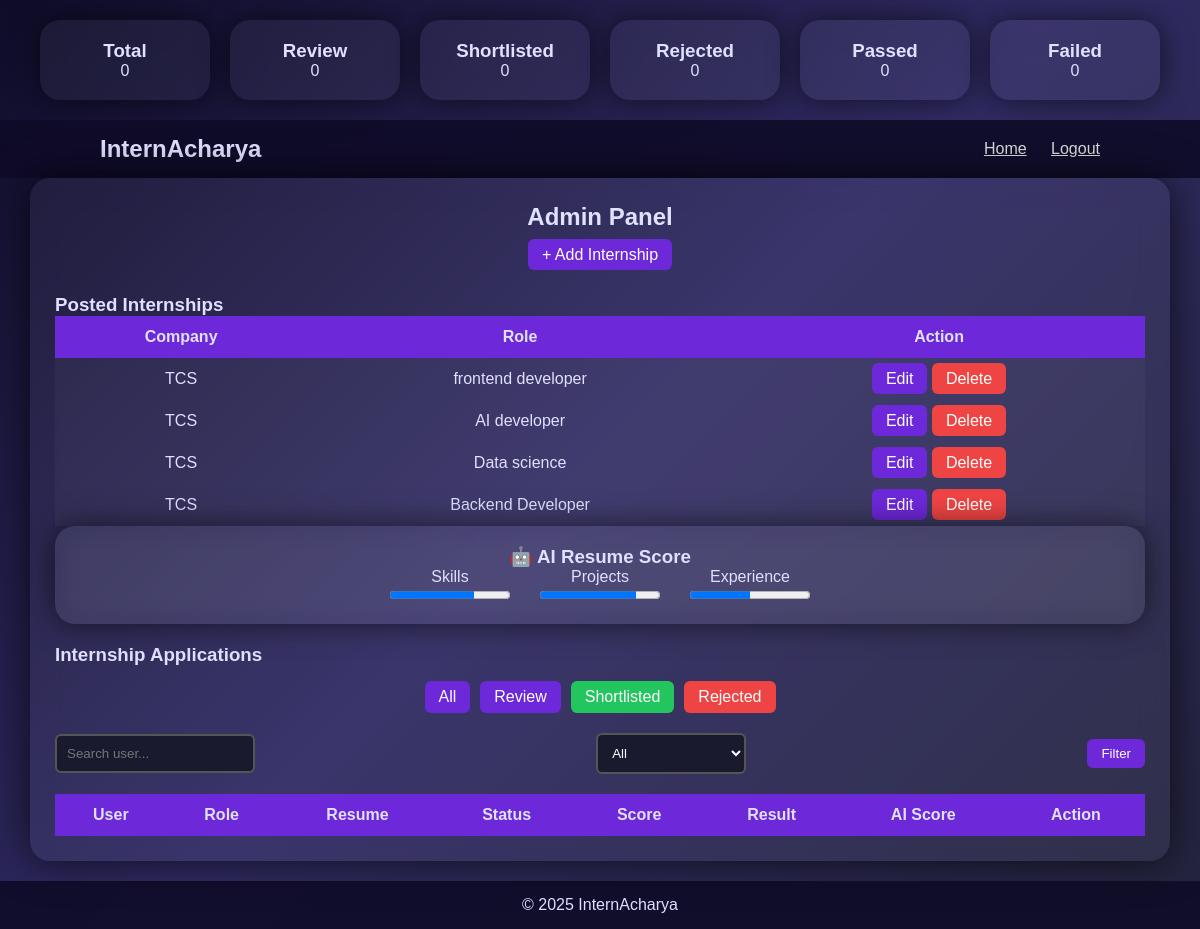
The page /admin-panel/?status=Shortlisted (signed in) on the database its author committed.
### user_auth/models.py (models this page shows, shortened)
class InternshipPost(models.Model):
    company_name = models.CharField(max_length=100, blank=True, null=True)
    company = models.ForeignKey(
    custom_user,
    on_delete=models.CASCADE,
    related_name='internships',
    null=True,      # ✅ add this
    blank=True      # ✅ add this
    )
    internship_title = models.CharField(max_length=100, blank=True, null=True)
    description = models.TextField(blank=True, null=True)
    apply_url = models.URLField(blank=True, null=True)
    posted_at = models.DateTimeField(auto_now_add=True)

### user_auth/views.py (the view, shortened to what this page needs)
# urls.py: path('admin-panel/', views.admin_panel, name='admin_panel'),
@login_required
def admin_panel(request):
    if not request.user.is_superuser:
        messages.error(request, "You are not authorized to access admin panel.")
        return redirect("home")
    applications = Application.objects.all().order_by('-applied_on')
    search_query = request.GET.get('search')
    if search_query:
        applications = applications.filter(
            Q(full_name__icontains=search_query) |
            Q(email__icontains=search_query) |
            Q(internship_role__icontains=search_query)
        )
    status_filter = request.GET.get('status')
    if status_filter:
        applications = applications.filter(status=status_filter)
    filtered_applications = applications
    total_applications = filtered_applications.count()
    shortlisted = filtered_applications.filter(status="Shortlisted").count()
    rejected = filtered_applications.filter(status="Rejected").count()
    under_review = filtered_applications.filter(status="Under Review").count()
    passed_count = 0
    failed_count = 0
    for app in filtered_applications:
        app.ai_score = calculate_score(app)
    internships = InternshipPost.objects.all().order_by('-posted_at')
    context = {
        "applications": filtered_applications,
        "internships": internships,   # ✅ IMPORTANT LINE
        "total_applications": total_applications,
        "shortlisted": shortlisted,
        "rejected": rejected,
        "under_review": under_review,
        "passed_count": passed_count,
        "failed_count": failed_count,
        "search_query": search_query,
        "status_filter": status_filter
    }
    return render(request, "admin1.html", context)

### templates/admin1.html (shortened to what this page needs)
{% load static %}
<!DOCTYPE html>
<html lang="en">
<head>
</head>
<body>
<div class="stats-container">
    <div class="card"><h3>Total</h3><p>{{ total_applications }}</p></div>
    <div class="card"><h3>Review</h3><p>{{ under_review }}</p></div>
    <div class="card"><h3>Shortlisted</h3><p>{{ shortlisted }}</p></div>
    <div class="card"><h3>Rejected</h3><p>{{ rejected }}</p></div>
    <div class="card"><h3>Passed</h3><p>{{ passed_count }}</p></div>
    <div class="card"><h3>Failed</h3><p>{{ failed_count }}</p></div>
</div>
<header>
    <div class="logo"><a href="{% url 'home' %}">InternAcharya</a></div>
    <nav>
        <a href="{% url 'home' %}" style="margin-right:20px; color:#ddd;">Home</a>
        <a href="{% url 'ulogout' %}" style="color:#ddd;">Logout</a>
    </nav>
</header>
<div class="admin-container">
    <h2 style="text-align:center;">Admin Panel</h2>
    <div style="text-align:center; margin:15px 0;">
        <a href="{% url 'add_internship' %}" class="btn">+ Add Internship</a>
    </div>
    <h3 style="margin-top:30px;">Posted Internships</h3>
<div class="table-wrapper">
<table class="table">
<tr>
    <th>Company</th>
    <th>Role</th>
    <th>Action</th>
</tr>
{% for i in internships %}
<tr>
    <td>{{ i.company_name }}</td>
    <td>{{ i.internship_title }}</td>
    <td>
        <a href="{% url 'edit_internship' i.id %}" class="btn">Edit</a>
        <a href="{% url 'delete_internship' i.id %}" class="btn-red btn">Delete</a>
    </td>
</tr>
{% empty %}
<tr>
    <td colspan="3">No internships posted</td>
</tr>
{% endfor %}
</table>
</div>
    <div class="ai-box">
        <h3>🤖 AI Resume Score</h3>
        <div style="display:flex; justify-content:center; gap:30px; flex-wrap:wrap;">
            <div><p>Skills</p><progress value="70" max="100"></progress></div>
            <div><p>Projects</p><progress value="80" max="100"></progress></div>
            <div><p>Experience</p><progress value="50" max="100"></progress></div>
        </div>
    </div>
    <h3>Internship Applications</h3>
    <div class="filter-buttons">
        <a href="{% url 'admin_panel' %}" class="btn">All</a>
        <a href="?status=Under Review" class="btn">Review</a>
        <a href="?status=Shortlisted" class="btn-green btn">Shortlisted</a>
        <a href="?status=Rejected" class="btn-red btn">Rejected</a>
    </div>
    <form method="GET">
        <input type="text" name="search" placeholder="Search user...">
        <select name="status">
            <option value="">All</option>
        </select>
        <button class="btn">Filter</button>
    </form>
    <div class="table-wrapper">
    <table class="table">
        <tr>
            <th>User</th>
            <th>Role</th>
            <th>Resume</th>
            <th>Status</th>
            <th>Score</th>
            <th>Result</th>
            <th>AI Score</th>
            <th>Action</th>
        </tr>
    </table>
    </div>
</div>
<footer>
    <p>© 2025 InternAcharya</p>
</footer>
</body>
</html>

### templates/admin1.html (style rules this page uses)
* { margin:0; padding:0; box-sizing:border-box; font-family:'Poppins',sans-serif; }
body { background: linear-gradient(135deg, #0f0c29, #302b63, #24243e); color:#e0e0ff; }
header { display:flex; justify-content:space-between; align-items:center; padding:15px 100px; background: rgba(15,12,41,0.9); backdrop-filter:blur(10px); }
.logo a { color:#e0e0ff; font-size:1.5rem; text-decoration:none; font-weight:bold; }
.stats-container { display:flex; flex-wrap:wrap; justify-content:center; gap:20px; padding:20px; }
.card { background: rgba(255,255,255,0.05); backdrop-filter:blur(15px); padding:20px; border-radius:20px; text-align:center; width:170px; box-shadow:0 0 30px rgba(0,0,0,0.6); transition:0.3s; }
.admin-container { width:95%; max-width:1400px; margin:auto; background: rgba(255,255,255,0.05); backdrop-filter:blur(15px); padding:25px; border-radius:20px; box-shadow:0 0 40px rgba(0,0,0,0.7); }
.btn { padding:7px 14px; border-radius:6px; background:#6d28d9; color:white; text-decoration:none; border:none; cursor:pointer; transition:0.3s; }
.btn-green { background:#22c55e; }
.btn-red { background:#ef4444; }
.filter-buttons { display:flex; justify-content:center; gap:10px; margin:15px 0; flex-wrap:wrap; }
form { display:flex; justify-content:space-between; align-items:center; gap:10px; flex-wrap:wrap; margin:20px 0; }
form input { padding:10px; width:200px; border-radius:6px; border:2px solid #555; background:#1a1a2e; color:#fff; }
form select { padding:10px; width:150px; border-radius:6px; border:2px solid #555; background:#1a1a2e; color:#fff; }
.table-wrapper { width:100%; overflow-x:auto; }
.table { width:100%; border-collapse:collapse; }
.table th { background:#6d28d9; padding:12px; }
.table td { background: rgba(255,255,255,0.03); padding:12px; text-align:center; }
.table th, .table td { white-space:nowrap; }
.ai-box { background: rgba(255,255,255,0.05); backdrop-filter:blur(15px); padding:20px; border-radius:20px; margin-bottom:20px; text-align:center; box-shadow:0 0 30px rgba(0,0,0,0.6); }
progress { width:120px; }
footer { text-align:center; padding:15px; background: rgba(15,12,41,0.9); margin-top:20px; }

### rows shown on the page
InternshipPost: company_name "TCS", internship_title "frontend developer"
InternshipPost: company_name "TCS", internship_title "AI developer"
InternshipPost: company_name "TCS", internship_title "Data science"
InternshipPost: company_name "TCS", internship_title "Backend Developer"

### other values the page prints
{{ total_applications }} "0"
{{ under_review }} "0"
{{ shortlisted }} "0"
{{ rejected }} "0"
{{ passed_count }} "0"
{{ failed_count }} "0"
